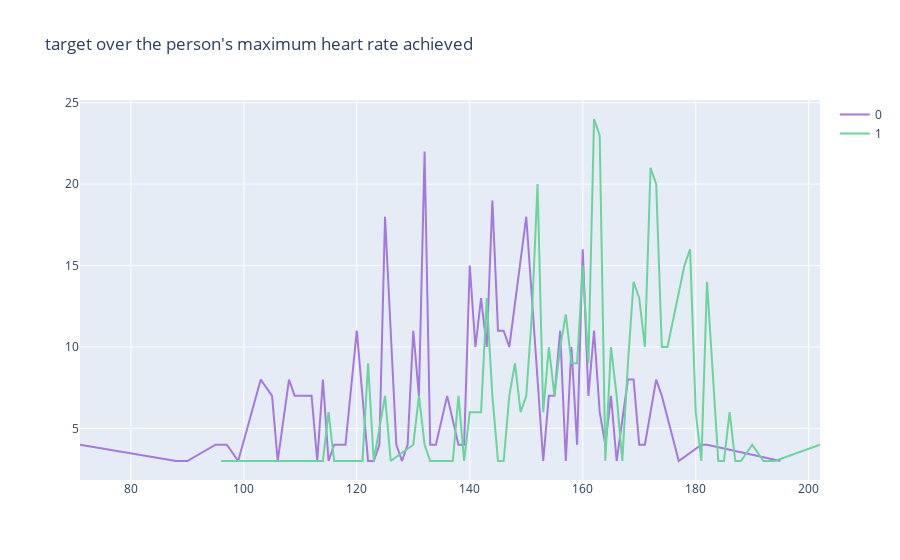

Notebook cell for this chart:
### Code cell
col='thalach'
d1=df[df['target']==0]
d2=df[df['target']==1]
v1=d1[col].value_counts().reset_index()
v1=v1.rename(columns={col:'count','index':col})
v1['percent']=v1['count'].apply(lambda x : 100*x/sum(v1['count']))
v1=v1.sort_values(col)
v2=d2[col].value_counts().reset_index()
v2=v2.rename(columns={col:'count','index':col})
v2['percent']=v2['count'].apply(lambda x : 100*x/sum(v2['count']))
v2=v2.sort_values(col)
trace1 = go.Scatter(x=v1[col], y=v1["count"], name=0, marker=dict(color="#a678de"))
trace2 = go.Scatter(x=v2[col], y=v2["count"], name=1, marker=dict(color="#6ad49b"))
data = [trace1, trace2]
layout={'title':"target over the person's maximum heart rate achieved"}
fig = go.Figure(data, layout=layout)
iplot(fig)

### Figure 1 — Plotly figure (JSON) as saved in the notebook; plotly's stock layout.template omitted (floating-point values rounded to 4 significant figures)
{"data": [{"marker": {"color": "#a678de"}, "name": "0", "type": "scatter", "x": [71, 88, 90, 95, 96, 97, 99, 103, 105, 106, 108, 109, 111, 112, 113, 114, 115, 116, 117, 118, 120, 122, 123, 124, 125, 126, 127, 128, 129, 130, 131, 132, 133, 134, 136, 138, 139, 140, 141, 142, 143, 144, 145, 146, 147, 150, 152, 153, 154, 155, 156, 157, 158, 159, 160, 161, 162, 163, 164, 165, 166, 168, 169, 170, 171, 173, 174, 177, 181, 182, 195], "y": [4, 3, 3, 4, 4, 4, 3, 8, 7, 3, 8, 7, 7, 7, 3, 8, 3, 4, 4, 4, 11, 3, 3, 4, 18, 11, 4, 3, 4, 11, 7, 22, 4, 4, 7, 4, 4, 15, 10, 13, 10, 19, 11, 11, 10, 18, 8, 3, 7, 7, 11, 3, 10, 4, 16, 7, 11, 6, 4, 7, 3, 8, 8, 4, 4, 8, 7, 3, 4, 4, 3]}, {"marker": {"color": "#6ad49b"}, "name": "1", "type": "scatter", "x": [96, 105, 111, 114, 115, 116, 121, 122, 123, 125, 126, 130, 131, 132, 133, 137, 138, 139, 140, 142, 143, 144, 145, 146, 147, 148, 149, 150, 151, 152, 153, 154, 155, 156, 157, 158, 159, 160, 161, 162, 163, 164, 165, 166, 167, 168, 169, 170, 171, 172, 173, 174, 175, 178, 179, 180, 181, 182, 184, 185, 186, 187, 188, 190, 192, 194, 202], "y": [3, 3, 3, 3, 6, 3, 3, 9, 3, 7, 3, 4, 7, 4, 3, 3, 7, 3, 6, 6, 13, 7, 3, 3, 7, 9, 6, 7, 12, 20, 6, 10, 7, 10, 12, 9, 9, 15, 9, 24, 23, 3, 10, 7, 3, 9, 14, 13, 10, 21, 20, 10, 10, 15, 16, 6, 3, 14, 3, 3, 6, 3, 3, 4, 3, 3, 4]}], "layout": {"title": {"text": "target over the person's maximum heart rate achieved"}}}
